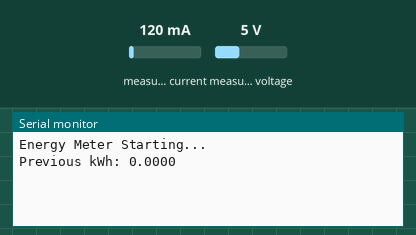
Bench run of a sketch on a simulated ESP32. Shown: the last lines printed to the serial monitor. The inputs (shaded band) are chosen by the test bench; at power-on: measured current 120 mA, measured voltage 5 V. EEPROM starts erased.

Above: at 1.2 s.
1.3 s: measured current set to 40 mA
At 3.1 s:
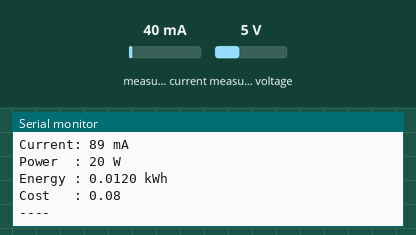
3.5 s: measured voltage set to 0.3 V
5.0 s: measured current set to 500 mA
At 6.2 s:
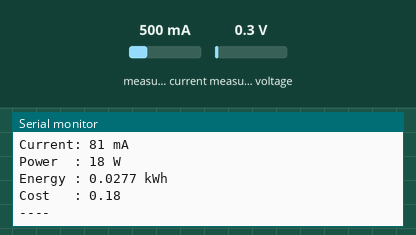
6.5 s: measured voltage set to 3.8 V
At 8.7 s:
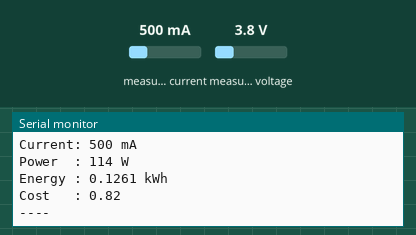

The sketch:

garudahacksb4ble.ino
```cpp
#include <WiFi.h>
#include "ACS712.h"
#include <ZMPT101B.h>
#include <EEPROM.h>

// WiFi credentials (opsional)
const char* ssid = "Tplink";
const char* password = "0187754ss@@";

// Sensor setup
ACS712 ACS(34, 3.3, 4095, 125);           // ACS712 on pin 34
ZMPT101B voltageSensor(35, 50.0);         // ZMPT101B on pin 35

// EEPROM setup
#define EEPROM_SIZE 512
#define UNIT_ADDRESS 0  // EEPROM address

// Energy variables
float unit = 0.0;             // Energy in kWh
float ratePerkWh = 6.5;       // Harga per kWh
float cost = 0.0;             // Total biaya
unsigned long lastMillis = 0;

void setup() {
  Serial.begin(115200);
  EEPROM.begin(EEPROM_SIZE);

  // Load previous energy from EEPROM
  unit = EEPROM.readFloat(UNIT_ADDRESS);
  if (isnan(unit)) unit = 0.0;

  Serial.println("Energy Meter Starting...");
  Serial.print("Previous kWh: ");
  Serial.println(unit, 4);

  // Calibration
  ACS.autoMidPoint();
  voltageSensor.setSensitivity(500.0f);  // Sesuaikan sensitivitas ZMPT101B

  lastMillis = millis();
}

void loop() {
  // Hitung arus rata-rata dari 100 sampel
  float avg_mA = 0;
  for (int i = 0; i < 100; i++) {
    avg_mA += ACS.mA_AC();
  }
  avg_mA /= 100.0;
  int current_mA = (avg_mA > 5) ? avg_mA : 0;  // Threshold noise

  float voltage = voltageSensor.getRmsVoltage();
  int volt = (voltage > 50) ? voltage : 0;    // Threshold tegangan

  float watt = voltage * (avg_mA / 1000.0);   // P = V x I
  int power = watt;

  // Hitung energi berdasarkan waktu antar loop
  unsigned long currentMillis = millis();
  float deltaTime = (currentMillis - lastMillis) / 3600000.0;  // Jam
  lastMillis = currentMillis;

  float kWh = watt * deltaTime;
  unit += kWh;
  cost = unit * ratePerkWh;

  // Tampilkan ke Serial Monitor
  Serial.print("Voltage: "); Serial.print(volt); Serial.println(" V");
  Serial.print("Current: "); Serial.print(current_mA); Serial.println(" mA");
  Serial.print("Power  : "); Serial.print(power); Serial.println(" W");
  Serial.print("Energy : "); Serial.print(unit, 4); Serial.println(" kWh");
  Serial.print("Cost   : "); Serial.print(cost, 2); Serial.println();
  Serial.println("----");

  // Simpan ke EEPROM
  EEPROM.writeFloat(UNIT_ADDRESS, unit);
  EEPROM.commit();

  delay(1000);  // Sampling tiap 1 detik
}
```

Measured:
- after the input at 1.3 s, the serial monitor: prints a new line after 0.79 s (image 1)
- after the input at 5.0 s, the serial monitor: prints a new line after 0.19 s (image 2)
- after the input at 6.5 s, the serial monitor: prints a new line after 1.8 s (image 3)
